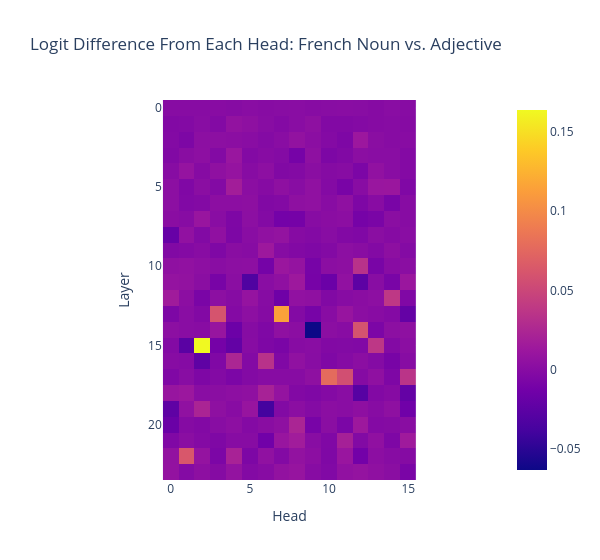

Source (notebook cell):
### Code cell
imshow(
    per_head_logit_diffs_noun_adj.tolist(),
    labels={"x": "Head", "y": "Layer"},
    title="Logit Difference From Each Head: French Noun vs. Adjective",
    width=600,
)

### Figure 1 — Plotly figure (JSON) as saved in the notebook; plotly's stock layout.template omitted (floating-point values rounded to 4 significant figures; data arrays with more than 128 entries replaced by an {"elided": "..."} marker saying what was removed)
{"data": [{"coloraxis": "coloraxis", "hovertemplate": "Head: %{x}<br>Layer: %{y}<br>color: %{z}<extra></extra>", "name": "0", "type": "heatmap", "xaxis": "x", "yaxis": "y", "z": {"elided": "24x16 float values"}}], "layout": {"coloraxis": {"colorscale": [[0, "#0d0887"], [0.1111, "#46039f"], [0.2222, "#7201a8"], [0.3333, "#9c179e"], [0.4444, "#bd3786"], [0.5556, "#d8576b"], [0.6667, "#ed7953"], [0.7778, "#fb9f3a"], [0.8889, "#fdca26"], [1, "#f0f921"]]}, "title": {"text": "Logit Difference From Each Head: French Noun vs. Adjective"}, "width": 600, "xaxis": {"anchor": "y", "constrain": "domain", "domain": [0, 1], "scaleanchor": "y", "title": {"text": "Head"}}, "yaxis": {"anchor": "x", "autorange": "reversed", "constrain": "domain", "domain": [0, 1], "title": {"text": "Layer"}}}}
